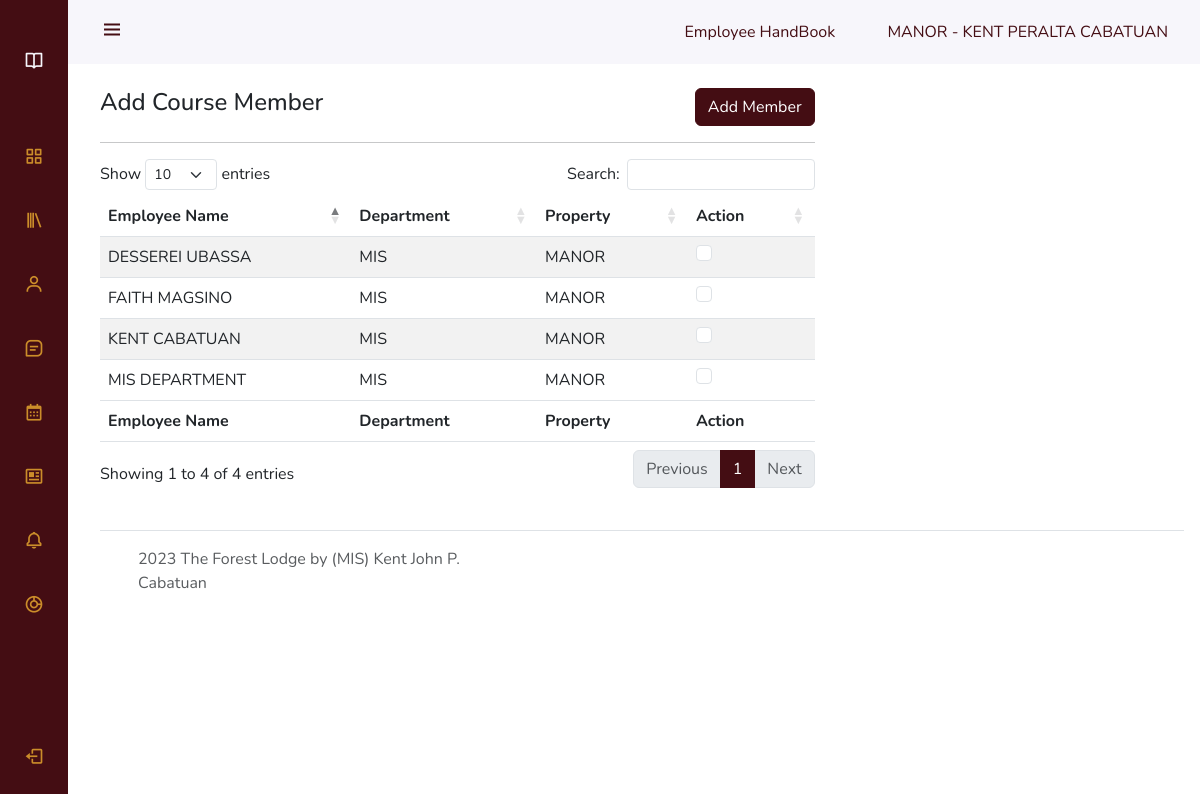
Page /new_member.php (signed in) on the committed database.
### tables this page shows
CREATE TABLE `tbl_employee` (
  `employee_id` int(100) NOT NULL,
  `employee_username` varchar(255) NOT NULL,
  `employee_mobile_number` varchar(50) NOT NULL,
  `employee_email` varchar(255) NOT NULL,
  `employee_password` varchar(255) NOT NULL,
  `employee_first_name` varchar(50) NOT NULL,
  `employee_last_name` varchar(50) NOT NULL,
  `employee_middle_name` varchar(20) NOT NULL,
  `employee_suffix` varchar(20) NOT NULL,
  `employee_job_title` varchar(50) NOT NULL,
  `department_id` int(20) NOT NULL,
  `employee_baguio_address` varchar(50) NOT NULL,
  `employee_present_address` varchar(50) NOT NULL,
  `account_type` varchar(20) NOT NULL,
  `account_status` varchar(20) NOT NULL,
  `property` varchar(50) NOT NULL,
  `employee_date_started` varchar(100) NOT NULL,
  `employment_status` varchar(100) NOT NULL,
  `birth_date` varchar(100) NOT NULL,
  `civil_status` varchar(20) NOT NULL
);

CREATE TABLE `tbl_department` (
  `department_id` int(20) NOT NULL,
  `department_name` varchar(100) NOT NULL
);

### user_includes/display_user.php (called while the page is built, shortened)
<?php
try{
	require "server/config_main.php";
	$connection=new PDO($dsn, $username, $password, $options);
	$sql="SELECT
        tbl_employee.employee_id AS 'employee_id',
        tbl_employee.employee_username AS 'employee_username',
        tbl_employee.employee_mobile_number AS 'employee_mobile_number',
        tbl_employee.employee_email AS 'employee_email',
        tbl_employee.employee_password AS 'employee_password',
        tbl_employee.employee_first_name AS 'employee_first_name',
        tbl_employee.employee_last_name AS 'employee_last_name',
        tbl_employee.employee_job_title AS 'employee_job_title',
        tbl_employee.property AS 'property',
        tbl_department.department_name AS 'department_name',
        tbl_employee.account_type AS 'account_type',
        tbl_employee.account_status AS 'account_status'
    FROM tbl_employee JOIN tbl_department ON tbl_employee.department_id = tbl_department.department_id";
	$statement_list_employee = $connection->prepare($sql);
  	$statement_list_employee->execute();
	$result_list_employee = $statement_list_employee->fetchAll();
} catch(PDOException $error){
	echo $sql . "<br>" . $error->getMessage();
}
?>

### server/common.php (called while the page is built, shortened)
<?php
function escape($html) {
    return htmlspecialchars($html, ENT_QUOTES | ENT_SUBSTITUTE, "UTF-8");
}
?>

### new_member.php (the view, shortened to what this page needs)
<?php include 'templates/dashboard_header.php' ?>
<?php include 'templates/navbar.php' ?>
<?php include 'server/common.php';?>
<?php include 'user_includes/display_user.php'?>
    <div class="height-100">
        <div class="row mt-5">
            <div class="col-md-8 mb-3">
                <form method="POST">
                    <div class="mt-4">
                        <div class="d-flex justify-content-between">
                            <div>
                                <h4>Add Course Member</h4>
                            </div>
                            <div>
                                <input type="submit" class="btn btn-success" value="Add Member" name="add_member">
                            </div>
                        </div>
                        <hr>
                    </div>
                    <table id="example" class="table table-striped" style="width:100%">
                        <thead>
                            <tr>
                                <th>Employee Name</th>
                                <th>Department</th>
                                <th>Property</th>
                                <th>Action</th>
                            </tr>
                        </thead>
                        <tbody>
                            <?php foreach ($result_list_employee as $row) : ?>
                                <tr>
                                    <td><?php echo strtoupper(escape($row['employee_first_name']) . ' ' . escape($row['employee_last_name'])); ?></td>
                                    <td><?php echo strtoupper(escape($row['department_name']));?></td>
                                    <td><?php echo strtoupper(escape($row['property']));?></td>
                                    <td>
                                        <input class="form-check-input mt-0" type="checkbox" name="select_member[]"  value="<?php echo escape($row['employee_id']);?>">
                                    </td>
                                </tr>
                            <?php endforeach?>
                        </tbody>
                        <tfoot>
                            <tr>
                                <th>Employee Name</th>
                                <th>Department</th>
                                <th>Property</th>
                                <th>Action</th>
                            </tr>
                        </tfoot>
                    </table>
                </form>
            </div>
        </div>
        <?php include 'templates/footer_style.php'?>
    </div>
<?php include 'templates/dashboard_footer.php' ?>

### templates/navbar.php
<?php $activePage = basename($_SERVER['PHP_SELF'], ".php"); ?>
<header class="header" id="header">
        <div class="header_toggle"> <i class='bx bx-menu' id="header-toggle"></i> </div>
        <div>
            <a class="pe-5" href="handbook">Employee HandBook</a>
            <a href="profile"><?= strtoupper($property . ' - '. $employee_first_name . ' ' . $employee_middle_name . ' ' . $employee_last_name . ' ' . $employee_suffix); ?></a>
        </div>
    </header>
    <div class="l-navbar" id="nav-bar">
        <nav class="nav">
            <div> <a href="#" class="nav_logo"> <i class='bx bx-book-open nav_logo-icon'></i> <span class="nav_logo-name">E-Learning <br> Management <br> System</span> </a>
                <div class="nav_list">
                    <a href="/learnatleisure-lms" class="nav_link <?= ($activePage == 'index') ? 'active':''; ?>"> <i class='bx bx-grid-alt nav_icon'></i> <span class="nav_name">Dashboard</span> </a>
                    <a href="<?php echo $server_link;?>library" class="nav_link <?= (($activePage == 'library') || ($activePage == 'course')) ? 'active':''; ?>"> <i class='bx bx-library nav_icon'></i> <span class="nav_name">My LMS</span> </a>
                    <?php if(($account_type == 'administrator') || ($account_type == 'instructor')):?>
                    <a href="<?php echo $server_link;?>user_accounts" class="nav_link <?= ($activePage == 'user_accounts' || $activePage == 'account') ? 'active':''; ?>"> <i class='bx bx-user nav_icon'></i> <span class="nav_name">Users</span> </a>
                    <?php endif?>
                    <a href="<?php echo $server_link;?>conversations" class="nav_link <?= ($activePage == 'conversations') ? 'active':''; ?>"> <i class='bx bx-message-square-detail nav_icon'></i> <span class="nav_name">Inbox</span> </a>
                    <a href="<?php echo $server_link;?>calendar" class="nav_link <?= ($activePage == 'calendar') ? 'active':''; ?>"> <i class='bx bx-calendar nav_icon'></i> <span class="nav_name">Training Calendar</span> </a>
                    <a href="news" class="nav_link <?= ($activePage == 'news') ? 'active':''; ?>"> <i class='bx bx-news nav_icon'></i> <span class="nav_name">Updates</span> </a>
                    <a href="noticeboard" class="nav_link <?= ($activePage == 'noticeboard') ? 'active':''; ?>"> <i class='bx bx-bell nav_icon'></i> <span class="nav_name">Noticeboard</span> </a>
                    <?php if(($account_type == 'administrator') || ($account_type == 'instructor')):?>
                    <a href="performacereview" class="nav_link <?= ($activePage == 'performacereview') ? 'active':''; ?>"> <i class='bx bx-doughnut-chart nav_icon'></i> <span class="nav_name">Performance Review</span> </a>
                    <?php endif?>
                </div>
            </div> <a href="logout" class="nav_link"> <i class='bx bx-log-out nav_icon'></i> <span class="nav_name">SignOut</span> </a>
        </nav>
    </div>

### css/style.css (style rules this page uses)
.header,body { padding:0 1rem }
.header,.l-navbar { position:fixed;top:0;transition:.5s;z-index:var(--z-fixed) }
.header_img,.nav { display:flex;overflow:hidden }
.active::before,.header { background-color:var(--white-color) }
:root { --header-height:3rem;--nav-width:68px;--first-color:#1A8348;--first-color-light:#78bb95;--white-color:#F7F6FB;--body-font:'Nunito',sans-serif;--normal-font-size:1rem;--z-fixed:100 }
*,::after,::before { box-sizing:border-box }
body { position:relative;margin:var(--header-height) 0 0 0;font-family:var(--body-font);font-size:var(--normal-font-size);transition:.5s }
a { text-decoration:none }
.header { width:100%;height:var(--header-height);left:0;display:flex;align-items:center;justify-content:space-between }
.header_toggle { color:var(--first-color);font-size:1.5rem;cursor:pointer }
.nav_logo-icon,.nav_logo-name { color:var(--white-color) }
.nav_icon,.nav_logo-icon { font-size:1.25rem }
.l-navbar { left:-30%;width:var(--nav-width);height:100vh;background-color:var(--first-color);padding:.5rem 1rem 0 0 }
.nav { height:100%;flex-direction:column;justify-content:space-between }
.nav_link,.nav_logo { display:grid;grid-template-columns:max-content max-content;align-items:center;column-gap:1rem;padding:.5rem 0 .5rem 1.5rem }
.nav_logo { margin-bottom:2rem }
.nav_link { position:relative;color:var(--first-color-light);margin-bottom:1.5rem;transition:.3s }
.height-100 { height:100vh }
@media screen and (min-width:768px) { body { margin:calc(var(--header-height) + 1rem) 0 0 0;padding-left:calc(var(--nav-width) + 2rem) } }
@media screen and (min-width:768px) { .header { height:calc(var(--header-height) + 1rem);padding:0 2rem 0 calc(var(--nav-width) + 2rem) } }
@media screen and (min-width:768px) { .l-navbar { left:0;padding:1rem 1rem 0 0 } }

### templates/dashboard_header.php (style rules this page uses)
.l-navbar { background-color: #440D13; }
.btn-success { background-color: #440D13; border-color:#440D13; }
.nav_link { color: #CB8D2A; }
#header-toggle { color:#440D13 !important; }
a { color: #440D13; }

### rows in the picture
tbl_employee: property+employee_first_name+employee_middle_name "MANOR - KENT PERALTA CABATUAN", employee_first_name+employee_last_name "KENT CABATUAN", department.department_name "MIS", property "MANOR"
tbl_employee: employee_first_name+employee_last_name "MIS DEPARTMENT", department.department_name "MIS", property "MANOR"
tbl_employee: employee_first_name+employee_last_name "DESSEREI UBASSA", department.department_name "MIS", property "MANOR"
tbl_employee: employee_first_name+employee_last_name "FAITH MAGSINO", department.department_name "MIS", property "MANOR"
